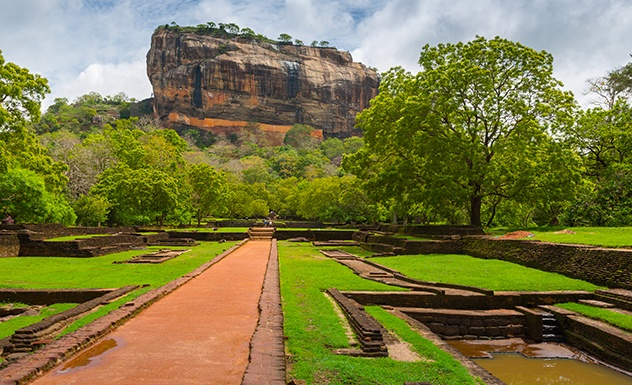
#> input picture images/sigiriya.jpg, 632 x 385 px, found by its file name
$ jupyter execute inclass_2024_07_12.ipynb
#> lines starting #> are read from the running program, lines starting #| are printed output that depends on the picture; after the words box and inside, x2 and y2 are one past the last pixel; in counts of white or black regions, pixels touching at a corner belong together
**At the edge**
<br>
<br>
The Filter window falls off the edge of the image.
<br>
Need to extrapolate the image.
<br>
<br>
1. BORDER_REPLICATE
2. BORDER_REFLECT
3. BORDER_REFLECT_101
4. BORDER_WRAP
5. BORDER_CONSTANT

**Sharpening**
<br>
<br>
Original - Smoothed(Low Pass Image) = High Pass Image(Edges)
<br>
Original + alpha(Original-Smoothed) = Sharpened Original Image

**Box Filter vs Gaussian Filter**
<br>
<br>
Box Filtering - Box filtering, also known as average filtering, involves replacing each pixel in the image with the average value of its neighboring pixels within a specified window (kernel) size.
<br>
               Simple, Suitable for general smoothing, can cause blocky edges and is not as effective at preserving edges.
<br>
<br>
Gaussian Filtering - Gaussian filtering applies a Gaussian function to the image, which weights pixels based on their distance from the center of the kernel. The closer a pixel is to the center of the kernel, the more influence it has on the new pixel value.
<br>
<br>
*Kernal for gaussian filtering*
<br>
$$
G(x, y) = \frac{1}{2 \pi \sigma^2} e^{-\frac{x^2 + y^2}{2\sigma^2}}
$$

<br>
<br>
            More computationally complex
            The degree of smoothing can be controlled by adjusting the standard deviation 𝜎.
            produces a smoother result that preserves edges

<br>
<br>
<table>
  <tr>
    <th>Aspect</th>
    <th>Box Filtering</th>
    <th>Gaussian Filtering</th>
  </tr>
  <tr>
    <td>Kernel</td>
    <td>Uniform values (equal weights)</td>
    <td>Gaussian function (distance-based weights)</td>
  </tr>
  <tr>
    <td>Computation</td>
    <td>Simple, less computationally intensive</td>
    <td>More complex, computationally intensive</td>
  </tr>
  <tr>
    <td>Edge Preservation</td>
    <td>Poor, can cause blocky edges</td>
    <td>Better, maintains edges more effectively</td>
  </tr>
  <tr>
    <td>Smoothing Effect</td>
    <td>Uniform smoothing</td>
    <td>Distance-based smoothing, smoother results</td>
  </tr>
  <tr>
    <td>Control Parameters</td>
    <td>Kernel size</td>
    <td>Kernel size and standard deviation &sigma;</td>
  </tr>
</table>

[cell 1]
import numpy as np
import matplotlib.pyplot as plt

sigma = 10 #sigma is the standard deviation of the Gaussian distribution.
hw = 3*sigma +1 #hw (half-width) is set to 3×𝜎+1. This determines the range of x and y values to consider for the Gaussian function, ensuring the kernel captures enough of the distribution.

# np.linspace(start, stop, num) creates an array of evenly spaced values.
# x and y are arrays ranging from -hw to hw with 2*hw + 1 points each.
x = np.linspace(-hw, hw, 2*hw+1)
y = np.linspace(-hw, hw, 2*hw+1)

# np.meshgrid(x, y) creates two 2D arrays (grids) from the 1D arrays x and y.
# X contains the x-coordinates and Y contains the y-coordinates for the grid.
X, Y = np.meshgrid(x, y)
# print(X)
# print(Y)

# This computes the 2D Gaussian function values on the grid defined by X and Y

G = 1/np.sqrt(2*np.pi) * np.exp(-(X**2 + Y**2)/(2*sigma**2))

fig = plt.figure() # fig = plt.figure() creates a new figure.
ax = fig.add_subplot(111, projection='3d') # ax = fig.add_subplot(111, projection='3d') adds a 3D subplot to the figure.
ax.plot_surface(X, Y, G, cmap='coolwarm') # ax.plot_surface(X, Y, G, cmap='coolwarm') plots the surface defined by X, Y, and G using a colormap coolwarm.
plt.show()
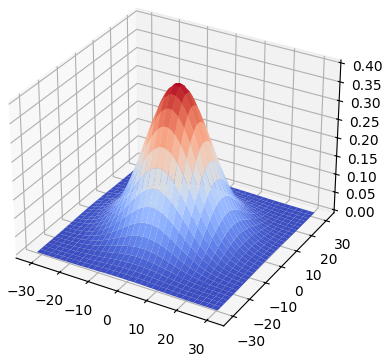
#> figure drawn by matplotlib, 1 panel

**Creating a gaussian kernal**

[cell 2]
import cv2 as cv
import matplotlib.pyplot as plt
from mpl_toolkits.mplot3d import Axes3D
from matplotlib import cm
from matplotlib.ticker import LinearLocator, FormatStrFormatter
import numpy as np

fig = plt.figure(figsize=(18,18))
ax = fig.add_subplot(111, projection='3d')
sigma = 1


X = np.arange(-5, 5, 0.25)
Y = np.arange(-5, 5, 0.25)
X, Y = np.meshgrid(X, Y)
Z = np.exp(-(X**2 + Y**2)/(2*sigma**2))

# Plot the surface.
surf = ax.plot_surface(X, Y, Z, cmap=cm.jet, linewidth=0, antialiased=True)

# Customize the z axis.
#ax.set_zlim(-1.01, 1.01)
ax.zaxis.set_major_locator(LinearLocator(10))
ax.zaxis.set_major_formatter(FormatStrFormatter('%.02f'))
ax.set_aspect('equal', 'box')
#ax.view_init(90, 0)
cset = ax.contourf(X, Y, Z, zdir='z', offset=np.min(Z) -1.5, cmap=cm.jet)
ax.set_zlim(np.min(Z) - 2, np.max(Z))
# Add a color bar which maps values to colors.
#fig.colorbar(surf, shrink=0.5, aspect=5)
# Hide grid lines
# ax.grid(False)
plt.axis('off')

# [6 lines of commented-out code are left out]

plt.show()
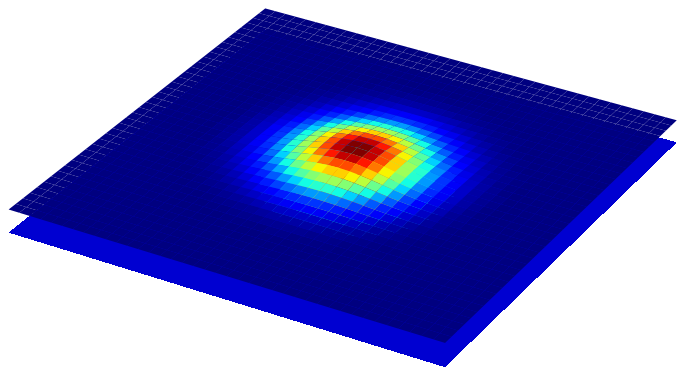
#> figure drawn by matplotlib, 1 panel

**Seperability of the Gaussian Filter**
<br>
<br>
The 2D Gaussian can be expressed as the product of two functions, one a function of X and the other a function of Y.
<br>
In this case, the two Gaussian are the (identical) 1-D Gaussians.
<br>
Seperability means that a 2-D convolution can be reduced to two 1-D convolutions(one among rows and one among columns).
<br>
What is the complexity of filtering an *n* * *n* image with an *m* * *m* kernal?
<br>
$$O(n^{2}m^{2})$$
<br>

What is the comlexity if the kernal is seperable?
<br>
$$O(n^{2}m)$$

$$ n^{2}m + n^{2}m $$

<br>
Computational cost is reduced

[cell 3]
#1-D Gaussian of length 5 with sigma = 1

sigma = 1
hw = 2
x = np.linspace(-hw, hw, 2*hw+1)


g = 1/np.sqrt((2*np.pi)) * np.exp(-(x**2 )/(2*sigma**2))

g

[cell 4]
#Outer product between two 1-D Gaussians
G = np.outer (g,g)

G

[cell 5]
#3x3 Sobel Kernal
sobel_x = np.array([[-1, 0, 1],
                    [-2, 0, 2],
                    [-1, 0, 1]])

print(sobel_x)

b = np.array([-1, 0, 1])
a = np.array([1, 2, 1])
sobel_x = np.outer(a, b)

print(sobel_x)

**Sobel Filter**

The Sobel filter is used in image processing, particularly in edge detection. It works by calculating the gradient of the image intensity at each pixel within the image. The Sobel filter highlights regions of high spatial frequency that correspond to edges.

There are two Sobel kernels, one for detecting horizontal edges (sobel_x) and one for detecting vertical edges (sobel_y).

**steps**

* Convolution
* Gradient Magnitude
* Edge Direction

[cell 6]
# Example for sobel

# This image has a simple pattern with a central square of zeros surrounded by threes.
image = np.array([[3, 3, 3, 3, 3],
                  [3, 0, 0, 0, 3],
                  [3, 0, 3, 0, 3],
                  [3, 0, 0, 0, 3],
                  [3, 3, 3, 3, 3]])

from scipy.ndimage import convolve

sobel_x = np.array([[-1, 0, 1],
                    [-2, 0, 2],
                    [-1, 0, 1]])

sobel_y = np.array([[ 1,  2,  1],
                    [ 0,  0,  0],
                    [-1, -2, -1]])

# Convolve the image with the Sobel kernels
G_x = convolve(image, sobel_x)
G_y = convolve(image, sobel_y)

# Compute the gradient magnitude
G = np.sqrt(G_x**2 + G_y**2)

print("Gradient in x direction:\n", G_x) # Gradient in x direction (G_x):Shows the response to the horizontal Sobel kernel, highlighting vertical edges.
print("Gradient in y direction:\n", G_y) # Gradient in y direction (G_y):Shows the response to the vertical Sobel kernel, highlighting horizontal edges.
print("Gradient magnitude:\n", G) # Gradient Magnitude (G):Combines both gradients to give the overall edge strength at each pixel.

$$ Edges, Corners, Blobs $$

**Edge Detection**
<br>
<br>
Goal : Identify sudden changes (discontinuities) in an image.
<br>
* Intuitively, most semantic and shape information from the image can be encoded in the edges.
<br>
* More campact than pixels.

**Image Gradiant**
<br>
<br>
$$
\nabla I = \left( \frac{\partial I}{\partial x}, \frac{\partial I}{\partial y} \right)
$$
<br>
In a constant intensity area grafiant is zero.

[cell 7]
G /= np.sum(G)

**Edge Inverting**

[cell 8]
import cv2 as cv
import numpy as np
im = cv.imread('D:\semester 5\EN3160\images\sigiriya.jpg', cv.IMREAD_GRAYSCALE)
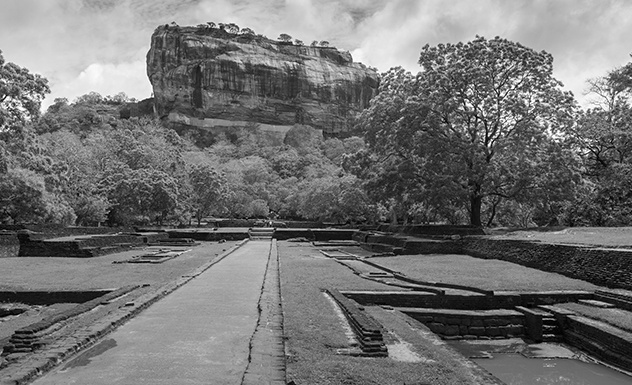
#> im: shape (385, 632); min 0, max 255, mean 114.9
edges = cv.Canny(im,250,300)
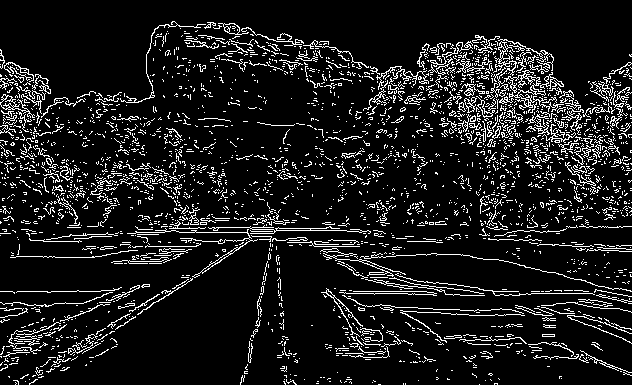
#> edges: shape (385, 632); 10.6% white in thin lines or dots


transform = np.arange(255,-1, -1).astype('uint8')
edges_inverted = cv.LUT(edges, transform)
#> edges_inverted: shape (385, 632); 89.4% white; black in thin lines or dots
cv.imwrite('D:\semester 5\EN3160\images\sigiriya_edge_inverted.jpg', edges_inverted)
cv.namedWindow("Image", cv.WINDOW_AUTOSIZE)
cv.imshow("Image", im)
cv.waitKey(0)
cv.imshow("Image", edges)
cv.waitKey(0)
cv.imshow("Image", edges_inverted)
cv.waitKey(0)
cv.destroyAllWindows()

**The Canny Edge Detector**
<br>
<br>
1. Filter image with derivative of gaussian
<br>
2. Find magnitude and orientation of gradiant
<br>
3. Non-maximum suppression
<br>
     * Thin wide "ridges" down to single pixel width
<br>
4. Linking and thresholding (hysteresis):
<br>
     * Define two thresholds: low and High.
     * Use the high threshold to start edge curves and the low threshold to continue them.

* A multi-stage algorithm that provides good and reliable edge detection.

Steps include:

* Smoothing the image with a Gaussian filter to reduce noise.
* Finding the intensity gradient of the image.
* Applying non-maximum suppression to get thin edges.
* Using double thresholding to determine potential edges.
* Tracking edges by hysteresis to finalize edge detection.

[cell 9]
#Code for Canny
#Canny Edge

import cv2 as cv
import matplotlib.pyplot as plt

im = cv.imread('D:\semester 5\EN3160\images\girl.jpg', cv.IMREAD_GRAYSCALE)
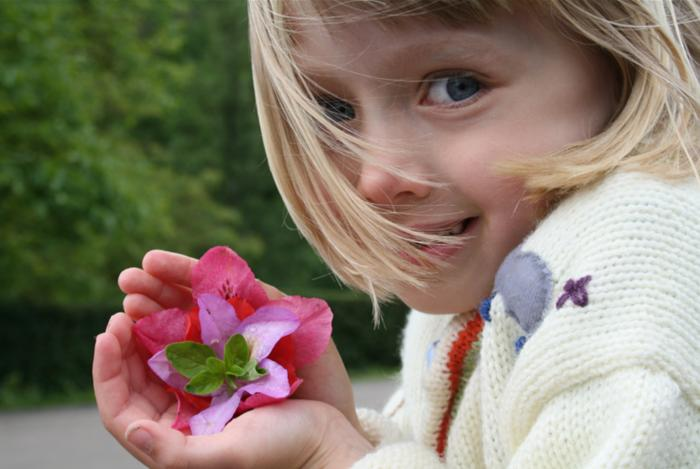
#> input picture images/girl.jpg, 700 x 469 px, found by its file name
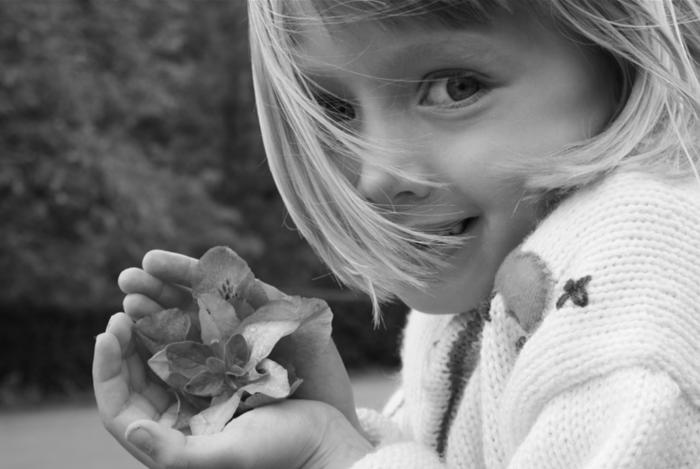
#> im: shape (469, 700); min 2, max 251, mean 125.8
assert im is not None


# cv.Canny(image, threshold1, threshold2) applies the Canny edge detector to the image.
#threshold1 and threshold2 are the lower and upper thresholds for the hysteresis procedure.
edges = cv.Canny(im, 100, 200)
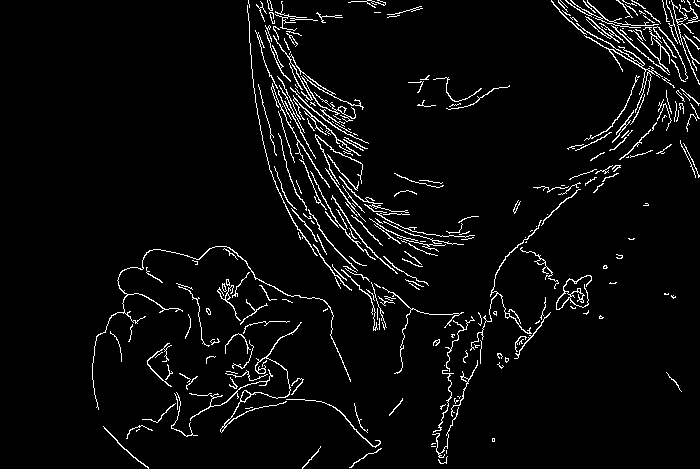
#> edges: shape (469, 700); 4.2% white in thin lines or dots, all inside (x1, y1, x2, y2) = (92, 0, 700, 469)

fig, ax = plt.subplots(1, 2, figsize=(10,5))
ax[0].imshow(im, cmap='gray')
ax[0].set_title('Original')
ax[0].axis('off')
ax[1].imshow(edges, cmap='gray')
ax[1].set_title('Edges')
ax[1].axis('off')
plt.show()
#> further down, im is the input picture: shape (469, 700, 3); mean B, G, R 108.3, 123.9, 136.1

# Canny Edge Detector

* The Canny edge detector is a multi-step algorithm used to detect a wide range of edges in images.it aims to identify edges with a low error rate and accurately locate edge points.

The algorithm consists of the following steps:

1. Noise Reduction:

     * The first step is to reduce noise in the image using a Gaussian filter. This helps to smooth the image and remove unnecessary details and noise.

2. Gradient Calculation:

     * Compute the gradient intensity and direction of the image using Sobel filters. This helps in finding the intensity and direction of edges.

     * The gradients Gx and Gy are calculated using convolution with Sobel kernels.

3. Non-Maximum Suppression:

     * Thin out the edges by suppressing non-maximum pixels. This means that for each pixel, the algorithm checks if it is a local maximum in the direction of the gradient.
<br>
     * This step helps in retaining only the strongest edges while discarding weaker and irrelevant edges.

4. Double Thresholding:

     * Apply double thresholding to determine potential edges. Pixels with gradient values above the high threshold are considered strong edges, and those below the low threshold are discarded. Pixels with gradient values between the two thresholds are considered weak edges and may be connected to strong edges.

5. Edge Tracking by Hysteresis:

     * Finally, track edges by hysteresis. Strong edges are marked as edges, and weak edges are marked as edges only if they are connected to strong edges. This step helps in refining the edge detection by removing false edges.

# Example of Canny Edge Detector Code

Here is the code for applying the Canny edge detector:

```python
import cv2 as cv
import numpy as np
import matplotlib.pyplot as plt

# Read the image
im = cv.imread('path_to_image.jpg', cv.IMREAD_GRAYSCALE)

# Step 1: Noise Reduction
blurred = cv.GaussianBlur(im, (5, 5), 1.4)

# Step 2: Gradient Calculation
Gx = cv.Sobel(blurred, cv.CV_64F, 1, 0, ksize=3)
Gy = cv.Sobel(blurred, cv.CV_64F, 0, 1, ksize=3)
gradient_magnitude = np.sqrt(Gx**2 + Gy**2)
gradient_direction = np.arctan2(Gy, Gx)

# Step 4: Double Thresholding
edges = np.zeros_like(gradient_magnitude) # This line creates a new array called edges with the same shape as gradient_magnitude, initialized to zeros. This array will store the detected edges after processing.
high_threshold = gradient_magnitude.max() * 0.2
low_threshold = high_threshold * 0.5

# This line uses np.where to find the indices of pixels in gradient_magnitude that are greater than or equal to the high_threshold.
# The indices are stored in strong_i and strong_j, which correspond to the row and column indices of strong edges.
strong_i, strong_j = np.where(gradient_magnitude >= high_threshold)

#This identifies indices of pixels that are below the low_threshold. These pixels will be considered as non-edges (zero values).
zeros_i, zeros_j = np.where(gradient_magnitude < low_threshold)

# This finds the indices of pixels that fall between the low and high thresholds. These are classified as weak edges.
weak_i, weak_j = np.where((gradient_magnitude >= low_threshold) & (gradient_magnitude < high_threshold))

edges[strong_i, strong_j] = 255 # For strong edges, the corresponding pixels in the edges array are set to 255 (white in grayscale).
edges[weak_i, weak_j] = 75 # For weak edges, the pixels are set to 75 (a shade of gray). This helps distinguish weak edges visually when displayed.

# Step 5: Edge Tracking by Hysteresis (simplified)
# (Implementation of hysteresis can be added here)

# Display the results
plt.figure(figsize=(10, 5))
plt.subplot(1, 2, 1)
plt.imshow(im, cmap='gray')
plt.title('Original Image')
plt.axis('off')
plt.subplot(1, 2, 2)
plt.imshow(edges, cmap='gray')
plt.title('Canny Edges')
plt.axis('off')
plt.show()

[cell 10]
#canny edge detector ranga sir code

import cv2 as cv
import numpy as np
import math

# Constants and initializations
hi_threshold_max = 255  # Maximum value for high threshold
title_window = r'Canny'  # Title for the window

# Initial ratio for low threshold to high threshold
ratio = 0.3
hi_threshold = 255  # Initial high threshold
low_threshold = math.floor(hi_threshold * ratio)  # Initial low threshold

# Function to handle trackbar events
def on_trackbar(val):
#> called with val = 255
    global hi_threshold, ratio, low_threshold  # Declare variables as global to modify them

    # Read current trackbar positions
    hi_threshold = cv.getTrackbarPos(trackbar1_name, title_window)
    ratio = cv.getTrackbarPos(trackbar2_name, title_window) / 100.0

    # Calculate low threshold based on the ratio and update edges
    low_threshold = math.floor(hi_threshold * ratio)
    edges = cv.Canny(im, low_threshold, hi_threshold)
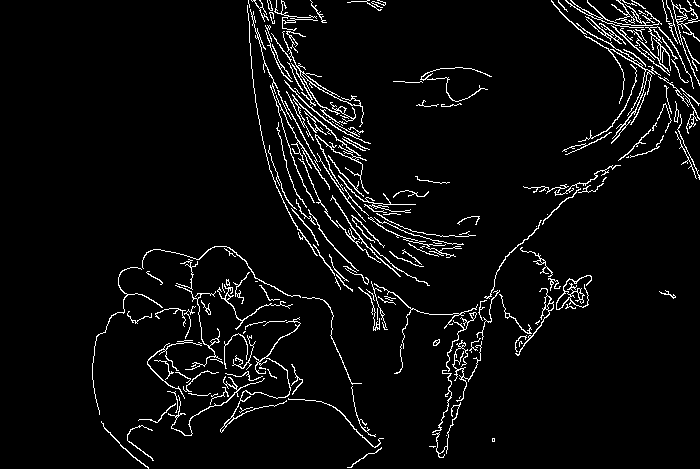
#> edges: shape (469, 700); 4.7% white in thin lines or dots, all inside (x1, y1, x2, y2) = (92, 0, 700, 469)

    # Show edges in the window
    cv.imshow(title_window, edges)

# Load the image
im = cv.imread('D:/semester 5/EN3160/images/girl.jpg', cv.IMREAD_COLOR)
if im is None:
    print('Could not open or find the image: ')
    exit(0)

# Create a named window
cv.namedWindow(title_window)

# Create trackbars for high threshold and ratio (low threshold percentage)
trackbar1_name = r'High Threshold Value'
cv.createTrackbar(trackbar1_name, title_window, hi_threshold, hi_threshold_max, on_trackbar)
trackbar2_name = r'Low Threshold %'
cv.createTrackbar(trackbar2_name, title_window, int(ratio * 100), 100, on_trackbar)

# Call the function once to initialize with default values
on_trackbar(hi_threshold)

# Wait for a key event and destroy all windows
cv.waitKey()
cv.destroyAllWindows()
